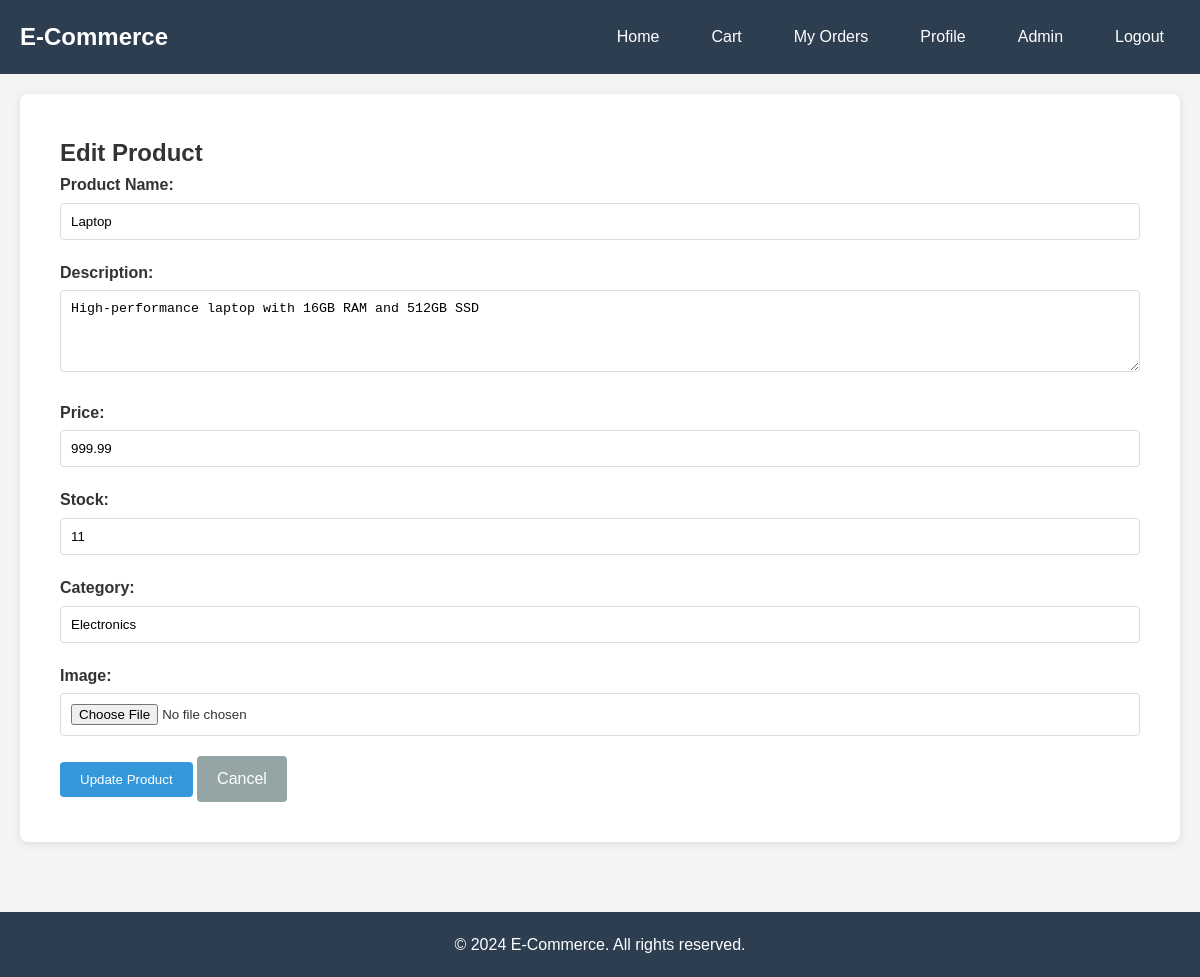
Before: /shop-admin/products/edit/1/ (signed in) with the older database file.
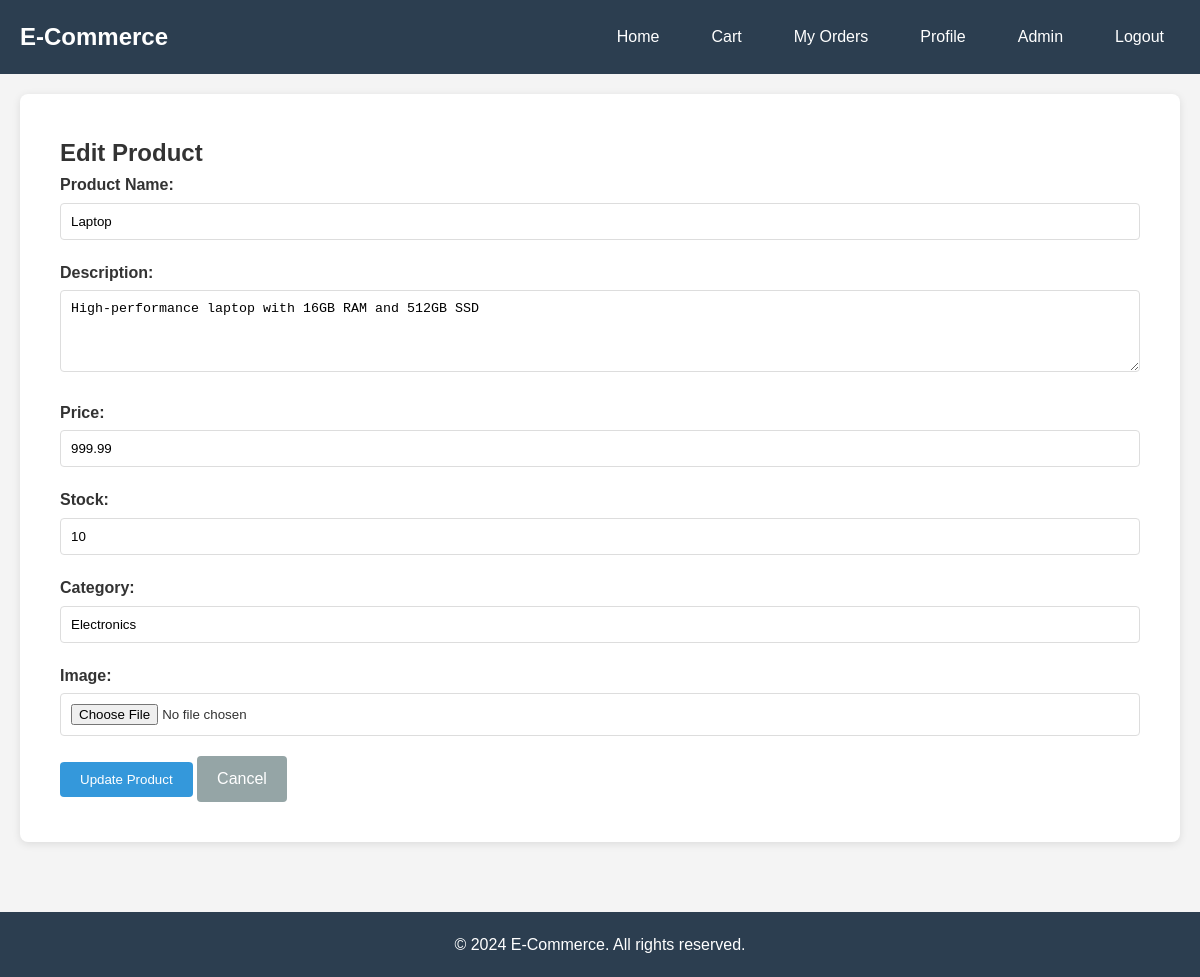
After: the same page with the newer database file.
### products/models.py (models this page shows, shortened)
class Product(models.Model):
    name = models.CharField(max_length=200)
    description = models.TextField()
    price = models.DecimalField(max_digits=10, decimal_places=2, validators=[MinValueValidator(0)])
    stock = models.IntegerField(validators=[MinValueValidator(0)])
    image = models.ImageField(upload_to='products/', blank=True, null=True)
    category = models.CharField(max_length=100)
    created_at = models.DateTimeField(auto_now_add=True)
    updated_at = models.DateTimeField(auto_now=True)
    is_active = models.BooleanField(default=True)
    class Meta:
        ordering = ['-created_at']

### shop_admin/views.py (the view, shortened to what this page needs)
# urls.py: path('products/edit/<int:product_id>/', views.edit_product, name='edit_product'),
@staff_member_required
def edit_product(request, product_id):
    product = ProductService.get_product_by_id(product_id)
    if not product:
        product = Product.objects.filter(id=product_id).first()
        if not product:
            messages.error(request, 'Product not found')
            return redirect('manage_products')
    context = {'product': product}
    return render(request, 'shop_admin/edit_product.html', context)

### products/services.py (called while the page is built)
    @staticmethod
    def get_product_by_id(product_id):
        try:
            return Product.objects.get(id=product_id, is_active=True)
        except Product.DoesNotExist:
            return None

### shop_admin/templates/shop_admin/edit_product.html (shortened to what this page needs)
{% extends 'base.html' %}
{% block content %}
<div class="admin-container">
    <h2>Edit Product</h2>
    <form method="POST" enctype="multipart/form-data" class="admin-form">
        <div class="form-group">
            <label for="name">Product Name:</label>
            <input type="text" name="name" id="name" value="{{ product.name }}" required>
        </div>
        <div class="form-group">
            <label for="description">Description:</label>
            <textarea name="description" id="description" rows="4" required>{{ product.description }}</textarea>
        </div>
        <div class="form-group">
            <label for="price">Price:</label>
            <input type="number" name="price" id="price" step="0.01" min="0" value="{{ product.price }}" required>
        </div>
        <div class="form-group">
            <label for="stock">Stock:</label>
            <input type="number" name="stock" id="stock" min="0" value="{{ product.stock }}" required>
        </div>
        <div class="form-group">
            <label for="category">Category:</label>
            <input type="text" name="category" id="category" value="{{ product.category }}" required>
        </div>
        <div class="form-group">
            <label for="image">Image:</label>
            <input type="file" name="image" id="image" accept="image/*">
        </div>
        <button type="submit" class="btn btn-primary">Update Product</button>
        <a href="{% url 'manage_products' %}" class="btn btn-secondary">Cancel</a>
    </form>
</div>
{% endblock %}

Changed rows visible on the page:
changed Product "Laptop": stock "11" → "10"
